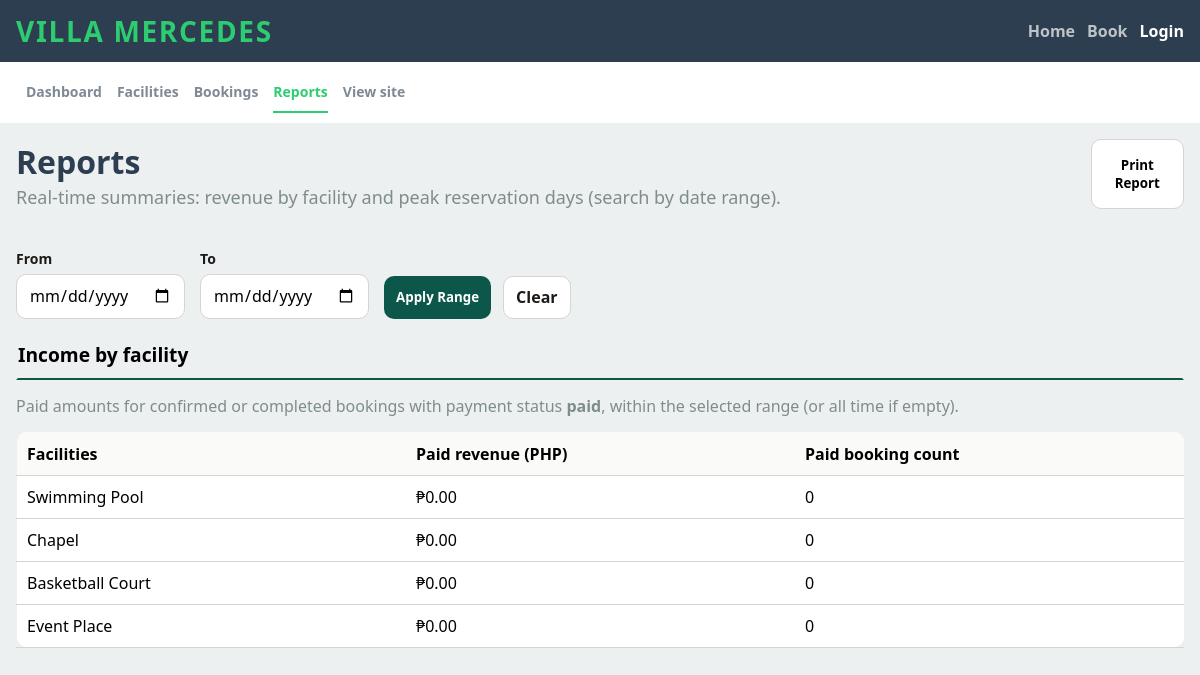
Before: /admin/reports.php with the older database file.
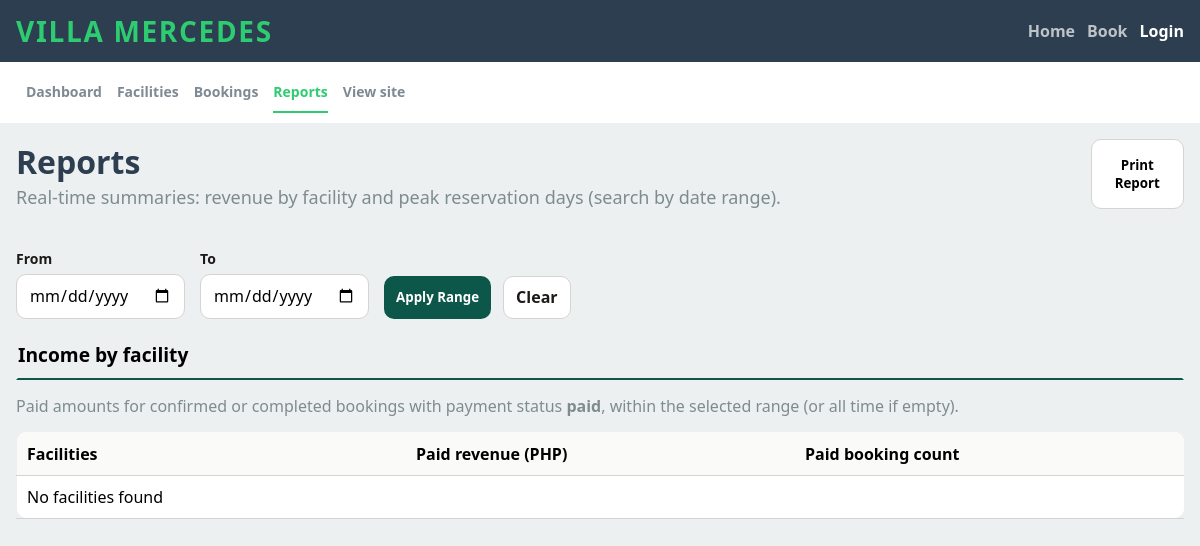
After: the same page with the newer database file.
### tables this page shows
CREATE TABLE IF NOT EXISTS `facilities` (
  `id` int NOT NULL AUTO_INCREMENT,
  `name` varchar(255) NOT NULL,
  `description` text NOT NULL,
  `image_filename` varchar(255) DEFAULT NULL,
  `capacity` int NOT NULL,
  `rate_amount` decimal(10,2) NOT NULL,
  `rate_unit` enum('Per Day','Per Session') NOT NULL,
  `created_at` timestamp NULL DEFAULT CURRENT_TIMESTAMP,
  PRIMARY KEY (`id`)
) AUTO_INCREMENT=2000;

### utils/helper.php (called while the page is built, shortened)
<?php
function e(?string $value): string
{
    return htmlspecialchars((string) $value, ENT_QUOTES | ENT_HTML5, 'UTF-8');
}

### admin/reports.php (the view, shortened to what the changed rows need)
<?php
require_once '../utils/helper.php';
$conn = connection();
$dateFrom = $_GET['date-from'] ?? '';
$dateTo   = $_GET['date-to'] ?? '';
$stmt = $conn->prepare("SELECT * FROM facilities");
$stmt->execute();
$facilities = $stmt->get_result();
?>
<!DOCTYPE html>
<html lang="en">
<head>
    <link rel="stylesheet" href="../resources/css/header-footer.css">
    <link rel="stylesheet" href="../resources/css/admin-nav.css">
    <link rel="stylesheet" href="../resources/css/admin-reports.css">
</head>
<body>
    <main class="reports-main">
        <div class="page-head">
            <div>
                <h1>Reports</h1>
            </div>
        </div>
        <section class="reports-section">
            <h2>Income by facility</h2>
            <table>
                <thead>
                    <th>Facilities</th>
                    <th>Paid revenue (PHP)</th>
                    <th>Paid booking count</th>
                </thead>
                <tbody>
                    <?php if ($facilities->num_rows > 0): ?>
                        <?php while ($row = $facilities->fetch_assoc()): ?>
                            <?php
                        $sql = "
                            SELECT
                            COUNT(*) AS total_bookings,
                            COALESCE(SUM(payment_amount), 0) AS total_revenue
                            FROM bookings
                            WHERE facility_id = ?
                            AND status IN ('Confirmed', 'Completed')
                            AND payment_status = 'Paid'
                            ";
                    $stmt2 = $conn->prepare($sql);
                    if ($dateFrom !== '' && $dateTo !== '') {
                        $stmt2->bind_param("iss", $row['id'], $dateFrom, $dateTo);
                    } else {
                        $stmt2->bind_param("i", $row['id']);
                    }
                    $stmt2->execute();
                        $data = $stmt2->get_result()->fetch_assoc();
                     $total_revenue = $data['total_revenue'] ?? 0;
                    $booking_count = $data['total_bookings'] ?? 0;
                    ?>
                <tr>
                    <td><?= e($row['name']) ?></td>
                    <td>₱<?= number_format($total_revenue, 2) ?></td>
                    <td><?= $booking_count ?></td>
                </tr>
                    <?php endwhile; ?>
            <?php else: ?>
                <tr>
                        <td colspan="3" class="no-data">No facilities found</td>
                </tr>
                        <?php endif; ?>
                </tbody>
            </table>
        </section>
    </main>
</body>
</html>

Changed rows visible on the page:
removed facilities: name "Swimming Pool", total_revenue "0.00", booking_count "0"
removed facilities: name "Chapel", total_revenue "0.00", booking_count "0"
removed facilities: name "Basketball Court", total_revenue "0.00", booking_count "0"
removed facilities: name "Event Place", total_revenue "0.00", booking_count "0"
Other visible differences:
text now shown: "No facilities found"
